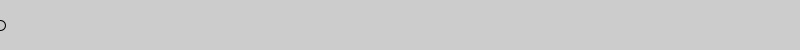
Frame 1 (no input)
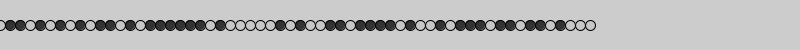
Frame 60 (the mouse pressed at the canvas centre just before this capture)
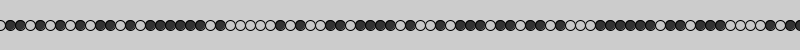
Frame 120 (the mouse held since frame 60 and released just before this capture)

The Processing sketch that drew these frames (run headless with seeded random() and noise(); from frame 60 on, the mouse is pressed at the canvas centre):

// Processing sketch: customDistributionPersonalExercise02
// ── customDistributionPersonalExercise02.pde
int rand;
float[] array;
int c, arrayCount;
int fillColor1, fillColor2;

void setup() {
  size(800, 50);
  fillColor1 = 200;
  fillColor2 = 50;
  arrayCount= 5;
  array = new float[arrayCount];
  for (int i = 0; i < arrayCount; i++) {
    array[i] = random(1);
  }
}

void draw() {
  //choosing the color of the circles
  rand = (int) random(arrayCount);
    if (array[rand] < .5) {
    fill(fillColor1);
    }
    else {
    fill(fillColor2);
    }
  ellipse(c, height/2, 10, 10);
  c += 10;
}
